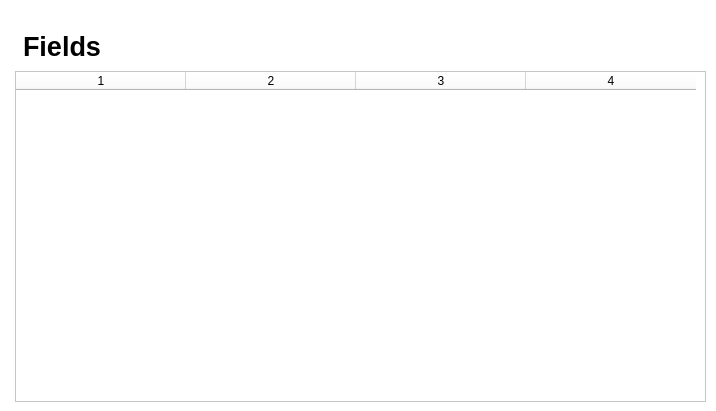
<?xml version="1.0" encoding="UTF-8"?>
<ui version="4.0">
 <class>listfieldswindow</class>
 <widget class="QWidget" name="listfieldswindow">
  <property name="geometry">
   <rect>
    <x>0</x>
    <y>0</y>
    <width>716</width>
    <height>411</height>
   </rect>
  </property>
  <property name="windowTitle">
   <string>Form</string>
  </property>
  <property name="styleSheet">
   <string notr="true">background-color: rgb(255, 255, 255);</string>
  </property>
  <widget class="QTableWidget" name="tableWidget">
   <property name="geometry">
    <rect>
     <x>15</x>
     <y>71</y>
     <width>691</width>
     <height>331</height>
    </rect>
   </property>
   <property name="dragDropOverwriteMode">
    <bool>false</bool>
   </property>
   <property name="columnCount">
    <number>4</number>
   </property>
   <attribute name="horizontalHeaderDefaultSectionSize">
    <number>170</number>
   </attribute>
   <column/>
   <column/>
   <column/>
   <column/>
  </widget>
  <widget class="QLabel" name="label">
   <property name="geometry">
    <rect>
     <x>23</x>
     <y>26</y>
     <width>241</width>
     <height>41</height>
    </rect>
   </property>
   <property name="font">
    <font>
     <pointsize>20</pointsize>
     <weight>75</weight>
     <bold>true</bold>
    </font>
   </property>
   <property name="text">
    <string>Fields</string>
   </property>
  </widget>
 </widget>
 <resources/>
 <connections/>
</ui>
